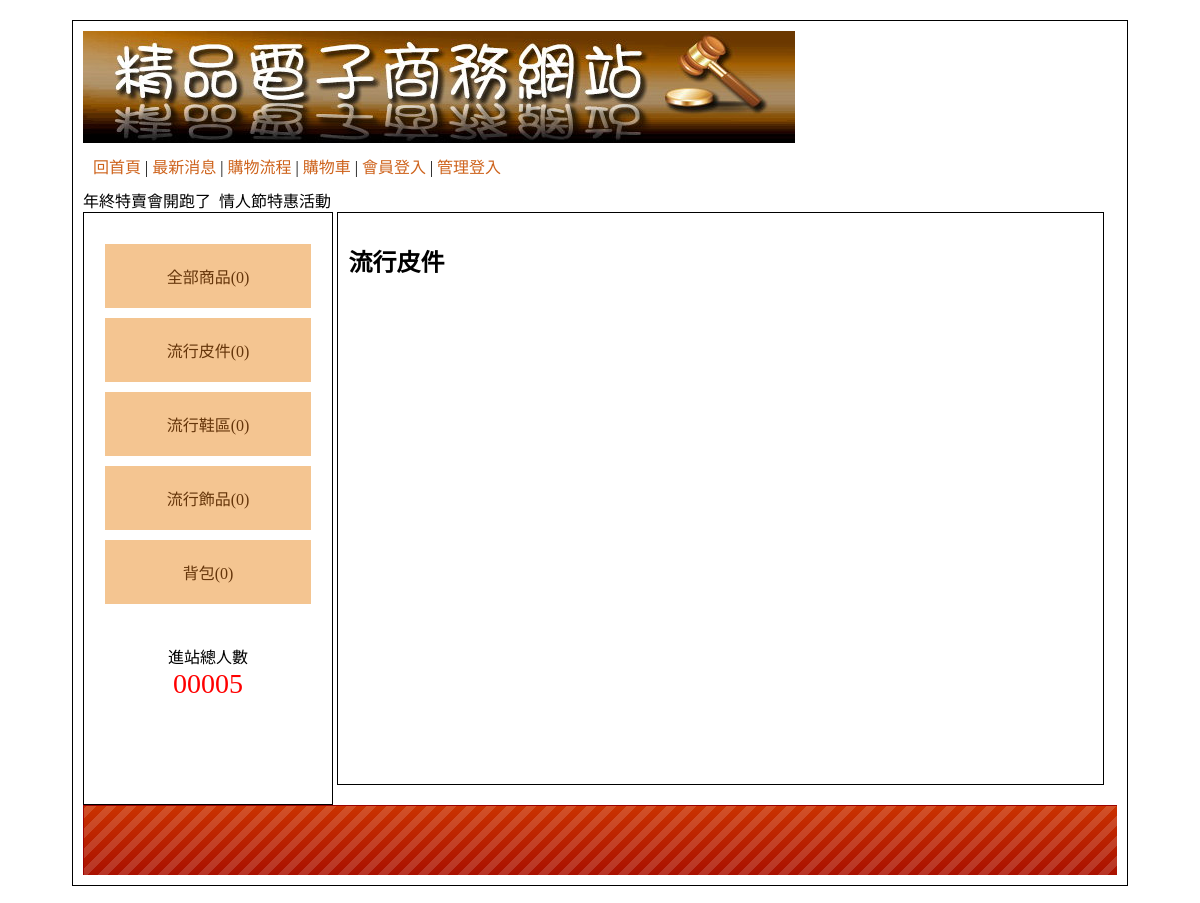
The app's page /?type=6, older data.
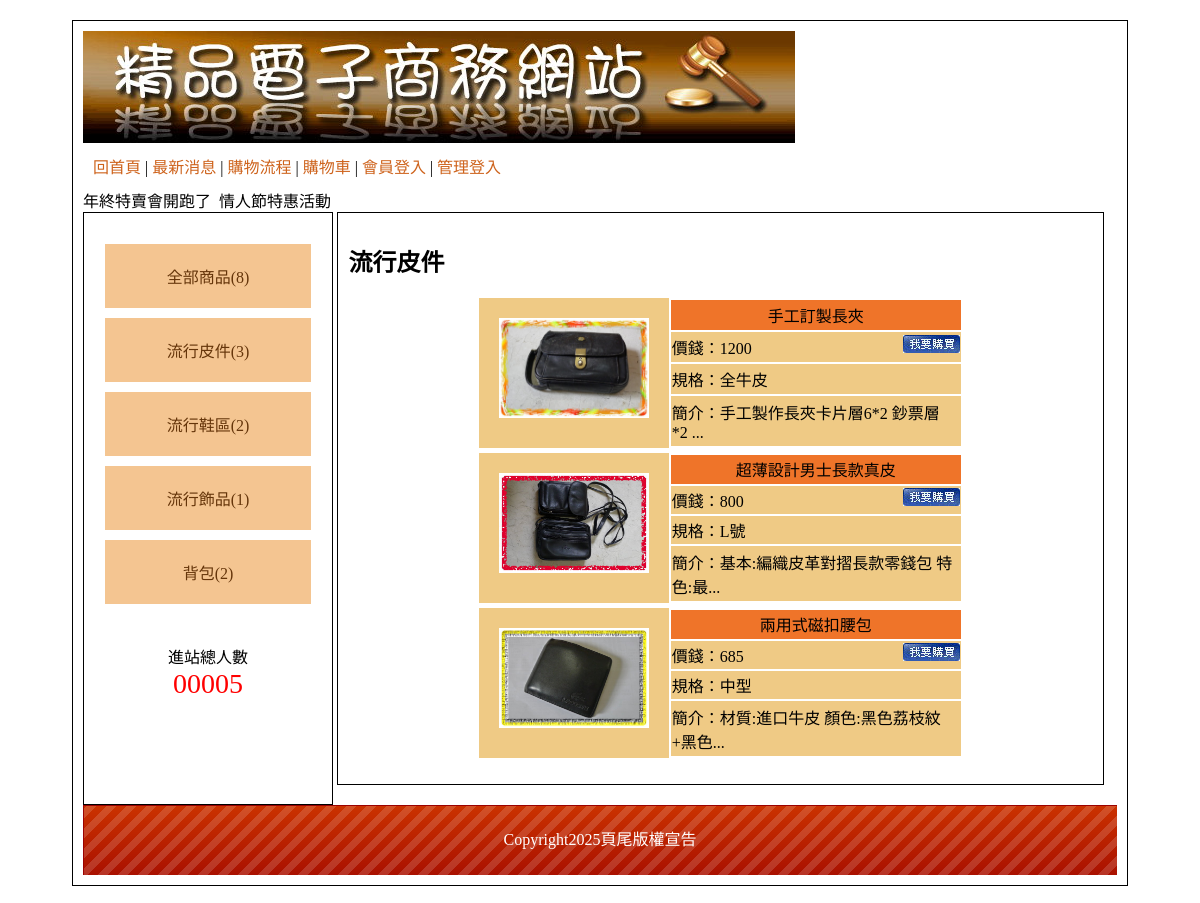
The same page, newer data.
### tables this page shows
CREATE TABLE `type` (
  `id` int(10) UNSIGNED NOT NULL,
  `name` text NOT NULL,
  `big_id` int(2) NOT NULL
);

CREATE TABLE `item` (
  `id` int(10) UNSIGNED NOT NULL,
  `no` text NOT NULL,
  `name` text NOT NULL,
  `price` int(10) UNSIGNED NOT NULL,
  `spec` text NOT NULL,
  `stock` int(10) UNSIGNED NOT NULL,
  `img` text NOT NULL,
  `intro` text NOT NULL,
  `big` int(10) UNSIGNED NOT NULL,
  `mid` int(10) UNSIGNED NOT NULL,
  `sh` int(1) UNSIGNED NOT NULL
);

CREATE TABLE `bottom` (
  `id` int(10) UNSIGNED NOT NULL,
  `bottom` text NOT NULL
);

### api/db.php (called while the page is built, shortened)
<?php
class DB{
    private $dsn="mysql:host=localhost;dbname=db07_04;charset=utf8";
    private $pdo;
    private $table;
    function __construct($table){
        $this->table=$table;
        $this->pdo=new PDO($this->dsn, 'root', '');
    }
    function all(...$arg){
        $sql="select * from $this->table ";
        if(isset($arg[0])){
            if(is_array($arg[0])){
                $tmp=$this->arraytosql($arg[0]);
                $sql=$sql." where ".join(" AND " , $tmp);
            }else{
                $sql .= $arg[0];
            }
        }
        return $this->pdo->query($sql)->fetchAll(PDO::FETCH_ASSOC);
    }
    function count(...$arg){
        $sql="select count(*) from $this->table ";
        if(isset($arg[0])){
            if(is_array($arg[0])){
                $tmp=$this->arraytosql($arg[0]);
                $sql=$sql." where ".join(" AND " , $tmp);
            }else{
                $sql .= $arg[0];
            }
        }
        return $this->pdo->query($sql)->fetchColumn();
    }
    function find($id){
        $sql="select * from $this->table ";
        if(is_array($id)){
            $tmp=$this->arraytosql($id);
            $sql=$sql." where ".join(" AND " , $tmp);
        }else{
            $sql .= " WHERE `id`='$id'";
        }
        return $this->pdo->query($sql)->fetch(PDO::FETCH_ASSOC);
    }
    private function arraytosql($array){
        $tmp=[];
        foreach($array as $key =>$value){
            $tmp[]="`$key`='$value'";
        }
        return $tmp;
    }
}
$Type=new DB('type');
$Bottom=new DB('bottom');
$Item=new DB('item');
?>

### index.php (the view, shortened to what the changed rows need)
<?php include_once "./api/db.php"; ?>
<!DOCTYPE html PUBLIC "-//W3C//DTD XHTML 1.0 Transitional//EN" "http://www.w3.org/TR/xhtml1/DTD/xhtml1-transitional.dtd">
<html xmlns="http://www.w3.org/1999/xhtml"><head><meta http-equiv="Content-Type" content="text/html; charset=UTF-8">
<link href="./css/css.css" rel="stylesheet" type="text/css">
</head>
<body>
	<div id="main">
    	<div id="top">
        	<a href="?">
            </a>
                        <div style="padding:10px;">
           </div>
           <marquee>
            </marquee>
        </div>
        <div id="left" class="ct">
        	<div style="min-height:400px;">
                <a href="?type=0">全部商品(<?=$Item->count(['sh'=>1]);?>)</a>
            <?php
                $bigs = $Type->all(['big_id'=>0]);
                foreach($bigs as $big):
            ?>
                <div class="ww">
                    <a href="?type=<?=$big['id'];?>"><?=$big['name'];?>(<?=$Item->count(['big'=>$big['id'], 'sh'=>1]);?>)</a>
            <?php
                    echo "</div>";
                endforeach;
            ?>
        	</div>
            <span>
            </span>
        </div>
        <div id="right">
                <?php
                $do=$_GET['do']??'main';
                $file = "./front/{$do}.php";
                if(file_exists($file)){
                    include $file;
                }else{
                    include "./front/main.php";
                }
                ?>
        </div>
        <div id="bottom" style="line-height:70px;background:url(./icon/bot.png); color:#FFF;" class="ct">
            <?=$Bottom->find(1)['bottom'];?>
        </div>
    </div>
</body></html>

### front/main.php
<?php
$type = $_GET['type']??0;
$nav = '全部商品';
if($type != 0){
    $row = $Type->find($type);
    if($row['big_id']==0){
        $nav = $row['name'];
        $items = $Item->all(['big'=>$type, 'sh'=>1]);
    }else{
        $big = $Type->find($row['big_id']);
        $nav = $big['name']." > " .$row['name'];
        $items = $Item->all(['mid'=>$type, 'sh'=>1]);
    }
}else{
    $items = $Item->all(['sh'=>1]);
}
?>
<h2><?=$nav;?></h2>
<?php
foreach($items as $item):
?>
<div style="display: flex; width:65%; height:150px; margin:5px auto;">
    <div class="pp ct" style="padding: 20px;">
        <a href="?do=detail&id=<?=$item['id'];?>">
            <img src="./image/<?=$item['img'];?>" style="width:150px; height:100px;">
        </a>
    </div>
    <div>
        <table style="height: 100%;">
            <tr>
                <td class="tt ct"><?=$item['name'];?></td>
            </tr>
            <tr class="pp">
                <td>
                    價錢：<?=$item['price'];?>
                    <a href="?do=buycart&id=<?=$item['id'];?>&qt=1">
                        <img src="./icon/0402.jpg" style="float:right;">
                    </a>
                </td>
            </tr>
            <tr class="pp">
                <td>規格：<?=$item['spec'];?></td>
            </tr>
            <tr class="pp">
                <td>
                    簡介：<?=mb_substr($item['intro'], 0, 20);?>...
                </td>
            </tr>
        </table>
    </div>
</div>
<?php
endforeach;
?>

Row changes from the older to the newer data that the page shows:
computed for type "流行皮件": count "0" → "3"
computed for type "流行鞋區": count "0" → "2"
computed for type "流行飾品": count "0" → "1"
computed for type "背包": count "0" → "2"
added item: img (picture), name "手工訂製長夾", price "1200", spec "全牛皮", intro "手工製作長夾卡片層6*2 鈔票層 *2"
added item: img (picture), name "超薄設計男士長款真皮", price "800", spec "L號", intro "基本:編織皮革對摺長款零錢包 特色:最"
added item: img (picture), name "兩用式磁扣腰包", price "685", spec "中型", intro "材質:進口牛皮 顏色:黑色荔枝紋+黑色"
added bottom: bottom "Copyright2025頁尾版權宣告"
Text that changed along with them:
$Item->count(['sh'=>1]): "0" → "8"
